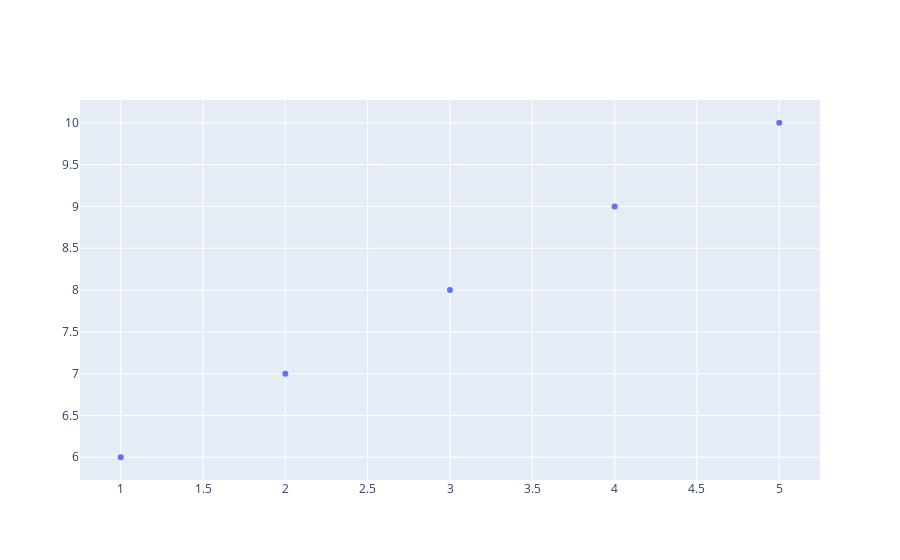

Write notebook code for a chart like this one.
### Code cell
fig=go.Figure()
fig.add_trace(go.Scatter(x=[1,2,3,4,5],y=[6,7,8,9,10],mode='markers')) #add_trace is method

### Figure 1 — Plotly figure (JSON) as saved in the notebook; plotly's stock layout.template omitted (floating-point values rounded to 4 significant figures)
{"data": [{"mode": "markers", "type": "scatter", "x": [1, 2, 3, 4, 5], "y": [6, 7, 8, 9, 10]}], "layout": {"autosize": true, "xaxis": {"autorange": true, "range": [0.7515, 5.249], "type": "linear"}, "yaxis": {"autorange": true, "range": [5.67, 10.33], "type": "linear"}}}
